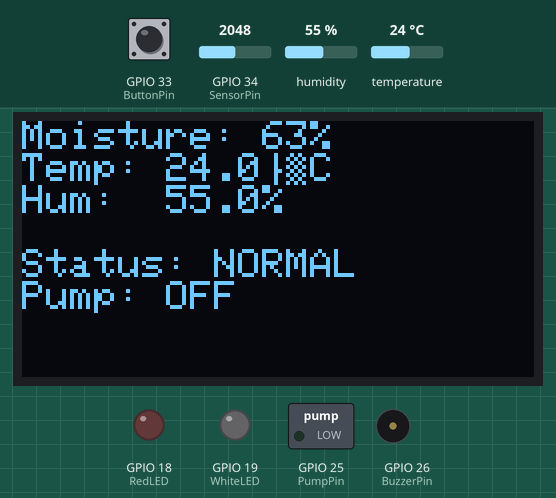
Bench run of a sketch on a simulated ESP32. On the bench: 128×64 one-colour display, switched loads named in the sketch (green lamp = pin HIGH), output pins drawn as LEDs (lit = HIGH), buzzer (waves = sounding). The test bench sets the inputs (shaded band); at power-on: GPIO 34 (SensorPin) = 2048, GPIO 33 (ButtonPin) HIGH, humidity 55 %, temperature 24 °C.

Above: at 2.7 s.
2.8 s: GPIO 34 (SensorPin) set to 1952
5.1 s: GPIO 34 (SensorPin) set to 1848
At 5.94 s:
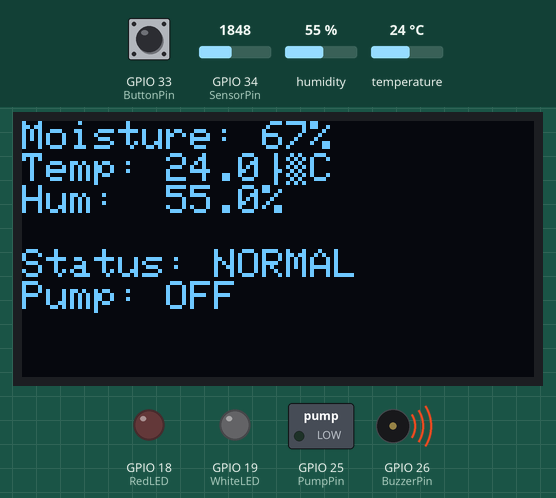
At 8.3 s:
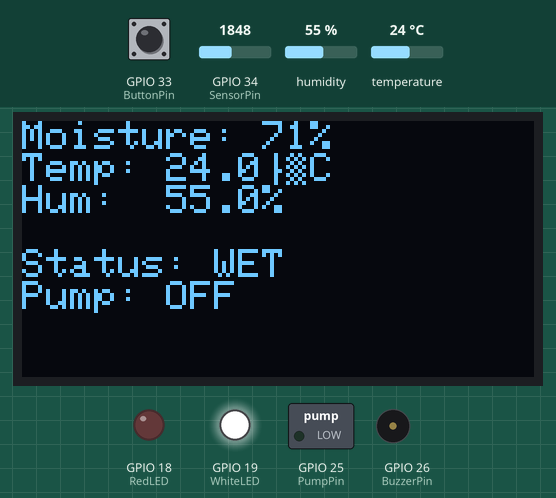
10.1 s: GPIO 33 (ButtonPin) pulled LOW for 3.2 s
At 13.5 s:
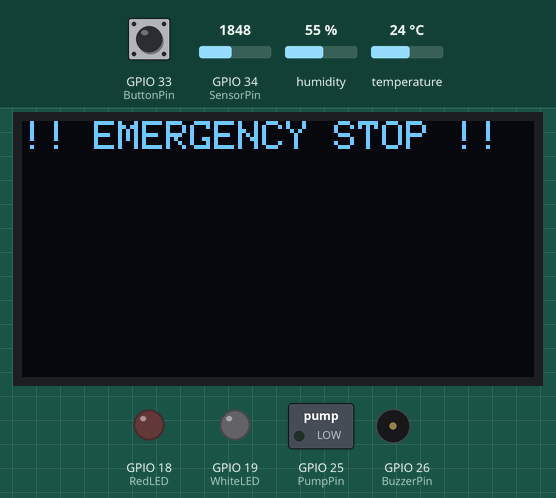
Timing chart, 0 to 15.0 s (numbered marks = the images above; inputs shaded):
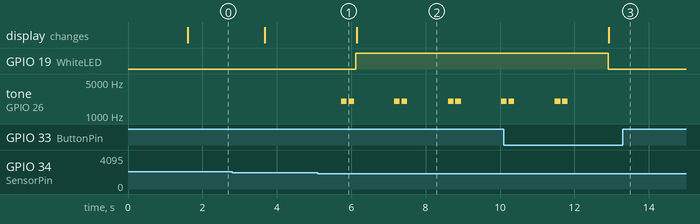

The sketch:

buzzer.ino
```cpp
#include <Wire.h>
#include <Adafruit_GFX.h>
#include <Adafruit_SSD1306.h>
#include <Adafruit_Sensor.h>
#include <DHT.h>

// OLED Display
#define SCREEN_WIDTH 128
#define SCREEN_HEIGHT 64
#define OLED_RESET    -1
Adafruit_SSD1306 display(SCREEN_WIDTH, SCREEN_HEIGHT, &Wire, OLED_RESET);

// Pin Definitions
#define SensorPin   34    // Moisture sensor (ADC)
#define RedLED      18    // Dry indicator
#define WhiteLED    19    // Wet indicator
#define PumpPin     25    // Pump control (active HIGH)
#define DHTpin      14    // DHT11 data
#define ButtonPin   33    // Emergency/Reset
#define BuzzerPin   26    // Buzzer output

// Calibration
#define DRY_VALUE   3500
#define WET_VALUE   1200

// DHT setup
#define DHTTYPE     DHT11
DHT dht(DHTpin, DHTTYPE);

// State
int sensorVal;
int moisturePercent;
float temperature, humidity;
bool pumpRunning   = false;
bool emergencyStop = false;

// Button logic
unsigned long lastPressTime = 0;
int pressCount             = 0;

void setup() {
  Serial.begin(115200);

  pinMode(RedLED,    OUTPUT);
  pinMode(WhiteLED,  OUTPUT);
  pinMode(PumpPin,   OUTPUT);
  pinMode(ButtonPin, INPUT_PULLUP);
  pinMode(BuzzerPin, OUTPUT);

  dht.begin();
  if (!display.begin(SSD1306_SWITCHCAPVCC, 0x3C)) {
    Serial.println(F("OLED init failed"));
    while (1);
  }

  // Splash
  display.clearDisplay();
  display.setTextSize(1);
  display.setTextColor(SSD1306_WHITE);
  display.setCursor(0,0);
  display.println("Soil Moisture Monitor");
  display.display();
  delay(1500);
}

void readButton() {
  static bool lastState = HIGH;
  bool curr = digitalRead(ButtonPin);
  if (lastState == HIGH && curr == LOW) {
    unsigned long now = millis();
    if (now - lastPressTime < 500) pressCount++;
    else                            pressCount = 1;
    lastPressTime = now;
  }
  if (pressCount == 1 && millis() - lastPressTime > 800) {
    emergencyStop = true;  pressCount = 0;
  }
  else if (pressCount == 2 && millis() - lastPressTime > 800) {
    emergencyStop = false; pressCount = 0;
  }
  lastState = curr;
}

// Play one cycle of double beep
void playWetBeepCycle() {
  tone(BuzzerPin, 2000, 150);
  delay(200);
  tone(BuzzerPin, 2000, 150);
  delay(200);
}

void loop() {
  readButton();

  // Read sensors
  sensorVal = analogRead(SensorPin);
  sensorVal = constrain(sensorVal, WET_VALUE, DRY_VALUE);
  moisturePercent = map(sensorVal, DRY_VALUE, WET_VALUE, 0, 100);
  humidity    = dht.readHumidity();
  temperature = dht.readTemperature();

  // Emergency override
  if (emergencyStop) {
    digitalWrite(PumpPin, LOW);
    noTone(BuzzerPin);
    digitalWrite(RedLED, LOW);
    digitalWrite(WhiteLED, LOW);
    display.clearDisplay();
    display.setCursor(0,0);
    display.println("!! EMERGENCY STOP !!");
    display.display();
    delay(500);
    return;
  }

  // Hysteresis pump control
  if (!pumpRunning && moisturePercent < 30) {
    pumpRunning = true;
  }
  else if (pumpRunning && moisturePercent >= 70) {
    pumpRunning = false;
  }
  digitalWrite(PumpPin, pumpRunning ? HIGH : LOW);

  // Buzzer logic
  if (moisturePercent < 30) {
    // Continuous dry tone
    tone(BuzzerPin, 1000);
  }
  else if (moisturePercent >= 70) {
    // Continuous double-beep cycle
    playWetBeepCycle();
  }
  else {
    noTone(BuzzerPin);
  }

  // LEDs & OLED
  display.clearDisplay();
  display.setCursor(0,0);
  display.printf("Moisture: %d%%\n", moisturePercent);
  display.printf("Temp: %.1f°C\n", temperature);
  display.printf("Hum:  %.1f%%\n\n", humidity);

  if (moisturePercent < 30) {
    digitalWrite(RedLED, HIGH);
    digitalWrite(WhiteLED, LOW);
    display.println("Status: DRY");
  }
  else if (moisturePercent >= 70) {
    digitalWrite(RedLED, LOW);
    digitalWrite(WhiteLED, HIGH);
    display.println("Status: WET");
  }
  else {
    digitalWrite(RedLED, LOW);
    digitalWrite(WhiteLED, LOW);
    display.println("Status: NORMAL");
  }

  display.printf("Pump: %s\n", pumpRunning ? "ON" : "OFF");
  display.display();

  delay(1000);
}
```

Measured:
- the behaviour switches between 1891 and 1890 on GPIO 34 (SensorPin) (found by bisection; images 0 and 1)
- after the input at 5.1 s, GPIO 19 (WhiteLED): LOW → HIGH after 1.0 s; tone on GPIO 26 (BuzzerPin): silent → 2000 Hz after 0.63 s, then repeats every 1.4 s: silent 0.05 s, 2000 Hz 0.15 s, silent 1.1 s, 2000 Hz 0.15 s
- after the input at 10.1 s, GPIO 19 (WhiteLED): HIGH → LOW after 2.8 s; tone on GPIO 26 (BuzzerPin): goes on until 11.8 s, then stays silent; the display: changes after 2.8 s (image 3)
